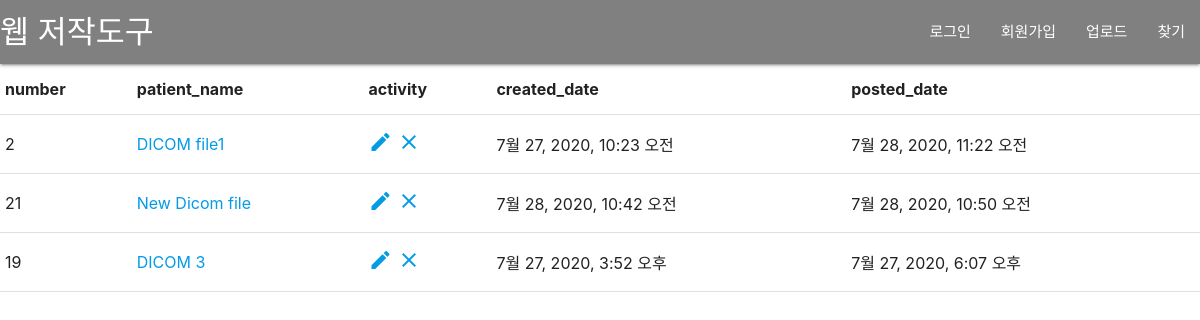
The page / on the database its author committed.
### post1/models.py (models this page shows, shortened)
class Post(models.Model):
    name = models.CharField(max_length = 200)
    age = models.IntegerField(null=True)
    image = models.ImageField(upload_to='image/', blank=True, null=True)
    slice_location = models.FloatField(null=True)
    text = models.TextField(null=True, blank=True)
    created_date = models.DateTimeField(default=timezone.now())
    published_date = models.DateTimeField(blank = True, null = True)
    class Meta:
        ordering=['-published_date']

### post1/views.py (the view)
# urls.py: path('',views.homepage, name="homepage"), #homepage view is added as url
def homepage(request):
    posts = Post.objects.filter(published_date__lte=timezone.now()).order_by('-published_date')
    return render(request, 'post1/homepage.html', {'posts':posts})

### post1/templates/post1/homepage.html
{% extends 'post1/base.html' %}
{% block content %}
<div>
    <table style="width:100%">
        <tr>
            <th>number</th>
            <th>patient_name</th>
            <th>activity</th>
            <th>created_date</th>
            <th>posted_date</th>
        </tr>
    {% for post in posts %}
        <tr>
            <td>{{post.pk}}</td>
            <td><a href="{% url 'post_detail' pk=post.pk %}">{{post.name}}</a></td>
            <td>
                <span><a href="{% url 'post_edit' pk=post.pk %}" ><i class="material-icons">create</i></a></span>
                <span><a href="{% url 'post_delete' pk=post.pk %}" ><i class="material-icons">clear</i></a></span>
            </td>
            <td>{{post.created_date}}</td>
            <td>{{post.published_date}}</td>
        </tr>
    {% endfor %}
    </table>
</div>
{% endblock %}

### post1/templates/post1/base.html (shortened to what this page needs)
<head>
    <link rel="stylesheet" href="https://cdnjs.cloudflare.com/ajax/libs/materialize/1.0.0/css/materialize.min.css">
</head>
<body>
    <nav>
        <div class="nav-wrapper" style="background-color: grey;">
          <a href="/" class="brand-logo">웹 저작도구</a>
          <ul id="nav-mobile" class="right hide-on-med-and-down">
            <li><a href="">로그인</a></li>
            <li><a href="">회원가입</a></li>
            <li><a href="/post/new">업로드</a></li>
            <li><a href="/post/search">찾기</a></li>
          </ul>
        </div>
      </nav>
      {% block content %}
      {% endblock %}
</body>

### rows shown on the page
Post: pk "2", name "DICOM file1", created_date "7월 27, 2020, 10:23 오전", published_date "7월 28, 2020, 11:22 오전"
Post: pk "21", name "New Dicom file", created_date "7월 28, 2020, 10:42 오전", published_date "7월 28, 2020, 10:50 오전"
Post: pk "19", name "DICOM 3", created_date "7월 27, 2020, 3:52 오후", published_date "7월 27, 2020, 6:07 오후"
